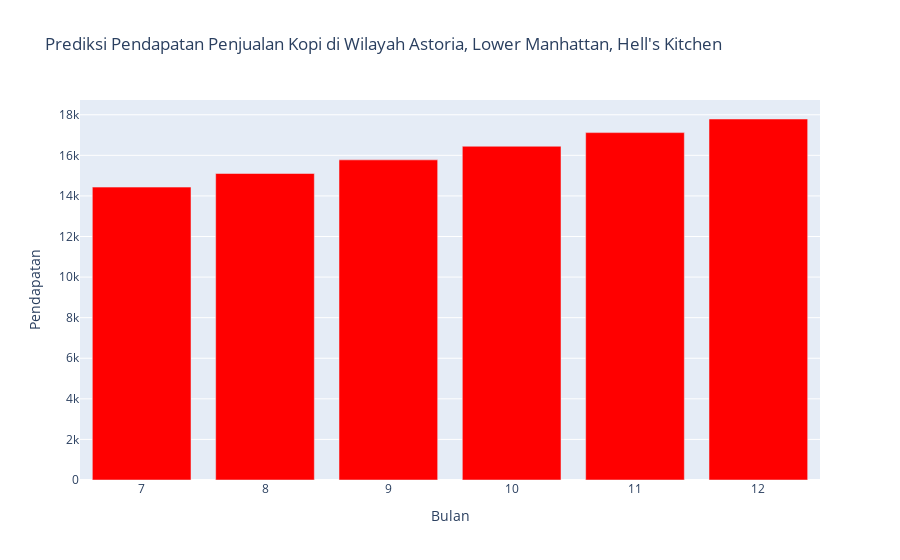

Source (notebook cell):
### Code cell
import numpy as np
import plotly.graph_objs as go
from sklearn.linear_model import LinearRegression

# Data pendapatan penjualan kopi di wilayah Astoria, Lower Manhattan, Hell's Kitchen
periode_pertama = {
    'bulan': np.array([1, 2, 3, 4, 5, 6]).reshape(-1, 1),
    'pendapatan': np.array([10000, 12000, 11000, 13000, 12500, 14000])
}

# Inisialisasi model regresi linear
model = LinearRegression()

# Melatih model menggunakan data dari periode pertama
model.fit(periode_pertama['bulan'], periode_pertama['pendapatan'])

# Memperbarui model dengan data dari periode pertama sebelum memprediksi periode kedua
periode_kedua = {
    'bulan': np.array(range(7, 13)).reshape(-1, 1),  # Bulan Juli hingga Desember
    'pendapatan_prediksi': model.predict(np.array(range(7, 13)).reshape(-1, 1))
}

# Membuat barplot dari hasil prediksi
trace_prediksi = go.Bar(x=periode_kedua['bulan'].flatten(), y=periode_kedua['pendapatan_prediksi'], name='Prediksi Pendapatan', marker=dict(color='red'))
layout = go.Layout(title='Prediksi Pendapatan Penjualan Kopi di Wilayah Astoria, Lower Manhattan, Hell\'s Kitchen',
                   xaxis=dict(title='Bulan'),
                   yaxis=dict(title='Pendapatan'))
fig = go.Figure(data=[trace_prediksi], layout=layout)
fig.show()

### Figure 1 — Plotly figure (JSON) as saved in the notebook; plotly's stock layout.template omitted (floating-point values rounded to 4 significant figures)
{"data": [{"marker": {"color": "red"}, "name": "Prediksi Pendapatan", "type": "bar", "x": [7, 8, 9, 10, 11, 12], "y": [14430.0, 15100.0, 15780.0, 16450.0, 17120.0, 17790.0]}], "layout": {"title": {"text": "Prediksi Pendapatan Penjualan Kopi di Wilayah Astoria, Lower Manhattan, Hell's Kitchen"}, "xaxis": {"title": {"text": "Bulan"}}, "yaxis": {"title": {"text": "Pendapatan"}}}}
